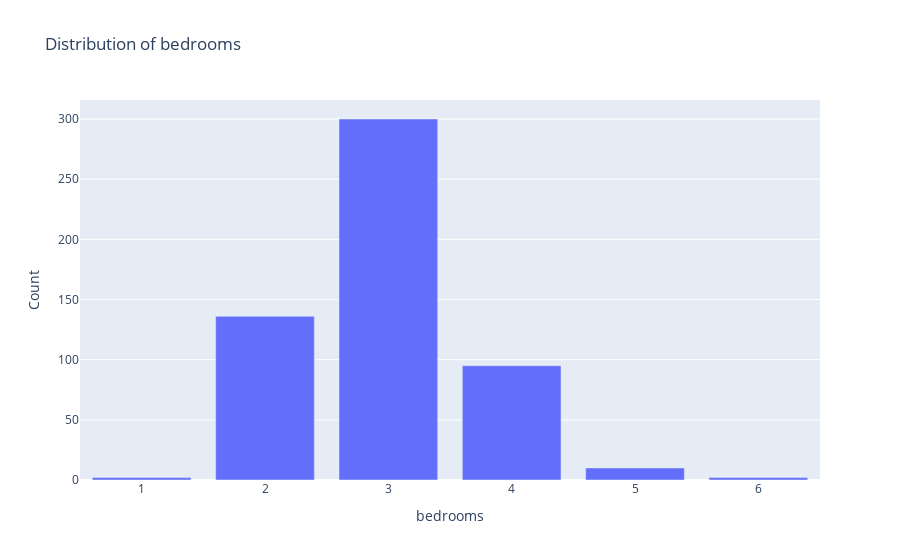

The cell this chart's notebook holds for it:
### Code cell
# Distribution for categorical features

cat_feature = 'bedrooms'

data_engineering.plot_feature_distribution(df_cleaned, cat_feature, is_categorical=True)

### Figure 1 — Plotly figure (JSON) as saved in the notebook; plotly's stock layout.template omitted (floating-point values rounded to 4 significant figures)
{"data": [{"alignmentgroup": "True", "hovertemplate": "bedrooms=%{x}<br>Count=%{y}<extra></extra>", "legendgroup": "", "marker": {"color": "#636efa", "pattern": {"shape": ""}}, "name": "", "offsetgroup": "", "orientation": "v", "showlegend": false, "textposition": "auto", "type": "bar", "x": [1, 2, 3, 4, 5, 6], "xaxis": "x", "y": [2, 136, 300, 95, 10, 2], "yaxis": "y"}], "layout": {"barmode": "relative", "legend": {"tracegroupgap": 0}, "title": {"text": "Distribution of bedrooms"}, "xaxis": {"anchor": "y", "domain": [0, 1], "title": {"text": "bedrooms"}}, "yaxis": {"anchor": "x", "domain": [0, 1], "title": {"text": "Count"}}}}
